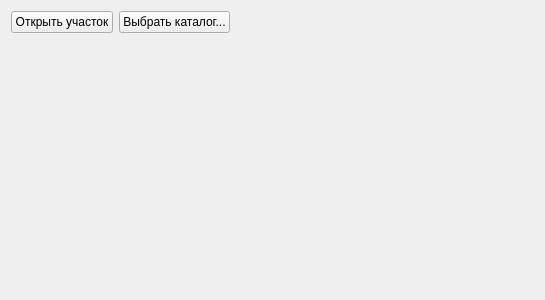
<?xml version="1.0" encoding="UTF-8"?>
<ui version="4.0">
 <class>FileTreeDialog</class>
 <widget class="QWidget" name="FileTreeDialog">
  <property name="geometry">
   <rect>
    <x>0</x>
    <y>0</y>
    <width>545</width>
    <height>300</height>
   </rect>
  </property>
  <property name="windowTitle">
   <string>Открытие участка</string>
  </property>
  <layout class="QVBoxLayout" name="verticalLayout" stretch="1,0">
   <item>
    <layout class="QHBoxLayout" name="horizontalLayout">
     <item>
      <widget class="QPushButton" name="pushButtonOpenFile">
       <property name="text">
        <string>Открыть участок</string>
       </property>
      </widget>
     </item>
     <item>
      <widget class="QPushButton" name="pushButtonOpenDir">
       <property name="text">
        <string>Выбрать каталог...</string>
       </property>
      </widget>
     </item>
     <item>
      <spacer name="horizontalSpacer">
       <property name="orientation">
        <enum>Qt::Horizontal</enum>
       </property>
       <property name="sizeHint" stdset="0">
        <size>
         <width>40</width>
         <height>20</height>
        </size>
       </property>
      </spacer>
     </item>
    </layout>
   </item>
   <item>
    <widget class="FileTree" name="fileTree" native="true"/>
   </item>
  </layout>
 </widget>
 <customwidgets>
  <customwidget>
   <class>FileTree</class>
   <extends>QWidget</extends>
   <header>filetree.h</header>
   <container>1</container>
  </customwidget>
 </customwidgets>
 <resources/>
 <connections/>
</ui>
